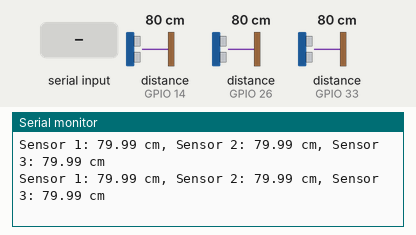
Recording of a sketch running on a simulated ESP32. On the bench: the last lines printed to the serial monitor. Wiring (inferred from the names in the program): 3 × ultrasonic range finder: trigger GPIO 25, echo GPIO 26 / trigger GPIO 27, echo GPIO 14 / trigger GPIO 32, echo GPIO 33. The inputs (shaded band) are chosen by the test bench; at power-on: distance to the obstacle (sensors on GPIO 14, GPIO 26, GPIO 33) 80 cm. The echo pulse lasts 58.3 µs per cm.

Above: at 1.8 s.
1.9 s: "plastic\n" received over the second serial link
At 2.5 s:
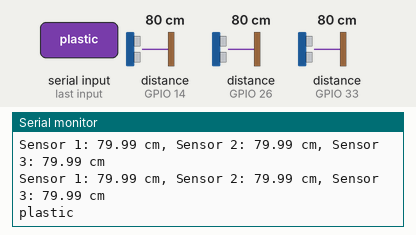
3.5 s: "metal\n" received over the second serial link
At 6.0 s:
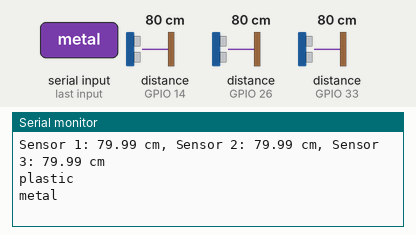
6.5 s: "other\n" received over the second serial link
At 8.4 s:
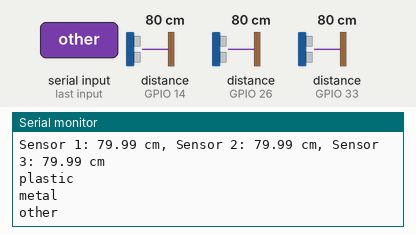
9.5 s: "1\n" received over the second serial link
At 11.4 s:
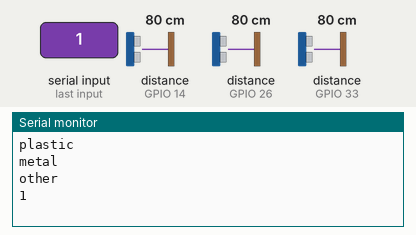
12.5 s: distance to the obstacle (sensor on GPIO 14) set to 2 cm
At 13.9 s:
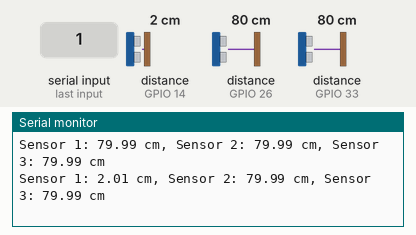
14.0 s: distance to the obstacle (sensor on GPIO 26) set to 2 cm
At 14.4 s:
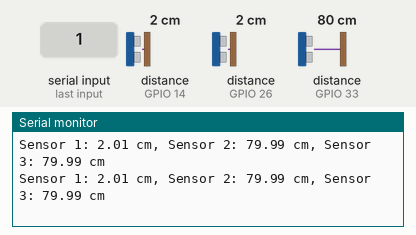
Timing chart, 0 to 16.5 s (numbered marks = the images above; inputs shaded):
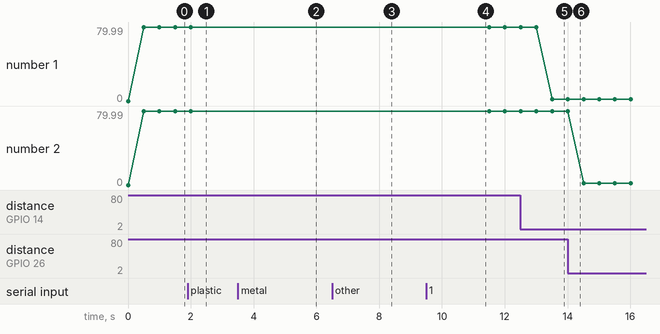

Measured:
- after the input at 1.9 s, the serial monitor: prints a new line after 0.10 s (image 1)
- after the input at 3.5 s, the serial monitor: prints a new line after 1.5 s (image 2)
- after the input at 6.5 s, the serial monitor: prints a new line after 1.5 s (image 3)
- after the input at 9.5 s, the serial monitor: prints a new line after 1.5 s (image 4)
- after the input at 12.5 s, the serial monitor: prints a new line after 1.0 s (image 5)
- plotted number 1: 79.99 → 2.01 after the input at 12.5 s

The sketch:

TrashBin_LCD_LevelSensor.ino
```cpp
#include <Arduino.h>
#include "SensorManager.h"
#include "SystemConfig.h"
#include <HardwareSerial.h>


HardwareSerial esp1Serial(1);
HardwareSerial lcdSerial(2);


// Task Handle
TaskHandle_t sensorTaskHandle = NULL;

// Function Prototypes
void sendLCDCommand(const uint8_t *command, size_t length);
void processAndSendLCDCommands(const UltrasonicReadings &readings);
void processSerialInput();


void setup() {
  // Initialize Serial Monitor
  Serial.begin(115200);
  lcdSerial.begin(115200, SERIAL_8N1, 16, 17);
  esp1Serial.begin(115200, SERIAL_8N1, 18, 19);

  // Initialize Sensors
  initSensors(trigPin1, echoPin1, trigPin2, echoPin2, trigPin3, echoPin3);

  // Create Sensor Task
  xTaskCreate(
    sensorTask,        // Task function
    "Sensor Task",     // Task name
    4096,              // Stack size
    NULL,              // Task parameters
    1,                 // Priority
    &sensorTaskHandle  // Task handle
  );
}

void loop() {
  // Fetch the latest readings
  UltrasonicReadings currentReadings = getUltrasonicReadings();

  // Print readings to Serial Monitor
  Serial.print("Sensor 1: ");
  Serial.print(currentReadings.sensor1Distance);
  Serial.print(" cm, Sensor 2: ");
  Serial.print(currentReadings.sensor2Distance);
  Serial.print(" cm, Sensor 3: ");
  Serial.print(currentReadings.sensor3Distance);
  Serial.println(" cm");

  // Process readings and send commands to the LCD
  processAndSendLCDCommands(currentReadings);

  // Process Serial Input
  processSerialInput();

  vTaskDelay(pdMS_TO_TICKS(500));  // 1-second delay
}

// Function to send commands to the LCD
void sendLCDCommand(const uint8_t *command, size_t length) {
  lcdSerial.write(command, length);
  lcdSerial.flush();  // Ensure the command is sent immediately
}

// Function to process ultrasonic readings and send the appropriate LCD commands
void processAndSendLCDCommands(const UltrasonicReadings &readings) {
  // Process Sensor 1 (Plastic)
  if (readings.sensor1Distance <= LEVEL_FULL || readings.sensor1Distance > LEVEL_EMPTY) {
    sendLCDCommand(plasticRed, sizeof(plasticRed));
  } else if (readings.sensor1Distance <= LEVEL_MID) {
    sendLCDCommand(plasticYellow, sizeof(plasticYellow));
  } else if (readings.sensor1Distance > LEVEL_MID) {
    sendLCDCommand(plasticGreen, sizeof(plasticGreen));
  }

  // Process Sensor 2 (Metal)
  if (readings.sensor2Distance <= LEVEL_FULL || readings.sensor2Distance > LEVEL_EMPTY) {
    sendLCDCommand(metalRed, sizeof(metalRed));
  } else if (readings.sensor2Distance <= LEVEL_MID) {
    sendLCDCommand(metalYellow, sizeof(metalYellow));
  } else if (readings.sensor2Distance > LEVEL_MID) {
    sendLCDCommand(metalGreen, sizeof(metalGreen));
  }

  // Process Sensor 3 (Other)
  if (readings.sensor3Distance <= LEVEL_FULL || readings.sensor3Distance > LEVEL_EMPTY) {
    sendLCDCommand(otherRed, sizeof(otherRed));
  } else if (readings.sensor3Distance <= LEVEL_MID) {
    sendLCDCommand(otherYellow, sizeof(otherYellow));
  } else if (readings.sensor3Distance > LEVEL_MID) {
    sendLCDCommand(otherGreen, sizeof(otherGreen));
  }

}

// Function to process Serial Input for "plastic", "metal", or "other"
void processSerialInput() {
  static String inputBuffer = "";  // Buffer to store serial input
  while (esp1Serial.available()) {
    char incomingChar = esp1Serial.read();
    if (incomingChar == '\n' || incomingChar == '\r') {
      // Process the command when newline or carriage return is detected
      inputBuffer.trim();
      Serial.println(inputBuffer);

      if (inputBuffer.indexOf("plastic") > -1) {
        sendLCDCommand(dialogPlastic, sizeof(dialogPlastic));
        delay(3000);  // Wait for 3 seconds
        sendLCDCommand(dialogNone, sizeof(dialogNone));
      } else if (inputBuffer.indexOf("metal") > -1) {
        sendLCDCommand(dialogMetal, sizeof(dialogMetal));
        delay(3000);  // Wait for 3 seconds
        sendLCDCommand(dialogNone, sizeof(dialogNone));
      } else if (inputBuffer.indexOf("other") > -1) {
        sendLCDCommand(dialogOther, sizeof(dialogOther));
        delay(3000);  // Wait for 3 seconds
        sendLCDCommand(dialogNone, sizeof(dialogNone));
      }

      inputBuffer = "";  // Clear the buffer
    } else {
      inputBuffer += incomingChar;  // Append character to buffer
    }
  }
}
```

SystemConfig.h
```cpp
// Pin definitions for the three sensors
const int trigPin1 = 27;
const int echoPin1 = 14;
const int trigPin2 = 25;
const int echoPin2 = 26;
const int trigPin3 = 32;
const int echoPin3 = 33;

// DWIN Command Sets
// DIALOG HEX
uint8_t dialogNone[] = {0x5A, 0xA5, 0x05, 0x82, 0x55, 0x00, 0x00, 0x00};
uint8_t dialogPlastic[] = {0x5A, 0xA5, 0x05, 0x82, 0x55, 0x00, 0x00, 0x01};
uint8_t dialogMetal[] = {0x5A, 0xA5, 0x05, 0x82, 0x55, 0x00, 0x00, 0x02};
uint8_t dialogOther[] = {0x5A, 0xA5, 0x05, 0x82, 0x55, 0x00, 0x00, 0x03};

// PLASTIC STATUS HEX
uint8_t plasticGreen[] = {0x5A, 0xA5, 0x05, 0x82, 0x55, 0x01, 0x00, 0x04};
uint8_t plasticYellow[] = {0x5A, 0xA5, 0x05, 0x82, 0x55, 0x01, 0x00, 0x05};
uint8_t plasticRed[] = {0x5A, 0xA5, 0x05, 0x82, 0x55, 0x01, 0x00, 0x06};

// METAL STATUS HEX
uint8_t metalGreen[] = {0x5A, 0xA5, 0x05, 0x82, 0x55, 0x02, 0x00, 0x04};
uint8_t metalYellow[] = {0x5A, 0xA5, 0x05, 0x82, 0x55, 0x02, 0x00, 0x05};
uint8_t metalRed[] = {0x5A, 0xA5, 0x05, 0x82, 0x55, 0x02, 0x00, 0x06};

// OTHER STATUS HEX
uint8_t otherGreen[] = {0x5A, 0xA5, 0x05, 0x82, 0x55, 0x03, 0x00, 0x04};
uint8_t otherYellow[] = {0x5A, 0xA5, 0x05, 0x82, 0x55, 0x03, 0x00, 0x05};
uint8_t otherRed[] = {0x5A, 0xA5, 0x05, 0x82, 0x55, 0x03, 0x00, 0x06};


#define LEVEL_FULL    30
#define LEVEL_MID     60
#define LEVEL_EMPTY   100
```

SensorManager.cpp
```cpp
#include "SensorManager.h"

// Pin definitions
static int trigPin1, echoPin1;
static int trigPin2, echoPin2;
static int trigPin3, echoPin3;

// Shared structure to store readings
static volatile UltrasonicReadings readings;

// Mutex for thread-safe access to the readings
SemaphoreHandle_t readingsMutex;

void initSensors(int t1, int e1, int t2, int e2, int t3, int e3) {
    trigPin1 = t1;
    echoPin1 = e1;
    trigPin2 = t2;
    echoPin2 = e2;
    trigPin3 = t3;
    echoPin3 = e3;

    pinMode(trigPin1, OUTPUT);
    pinMode(echoPin1, INPUT);
    pinMode(trigPin2, OUTPUT);
    pinMode(echoPin2, INPUT);
    pinMode(trigPin3, OUTPUT);
    pinMode(echoPin3, INPUT);

    readingsMutex = xSemaphoreCreateMutex(); // Create mutex for thread safety
}

float measureDistance(int trigPin, int echoPin) {
    digitalWrite(trigPin, LOW);
    delayMicroseconds(2);
    digitalWrite(trigPin, HIGH);
    delayMicroseconds(10);
    digitalWrite(trigPin, LOW);

    long duration = pulseIn(echoPin, HIGH);
    return (duration * 0.0343) / 2; // Convert to cm
}

void sensorTask(void *parameter) {
    while (true) {
        // Temporary readings
        float dist1 = measureDistance(trigPin1, echoPin1);

        float dist2 = measureDistance(trigPin2, echoPin2);

        float dist3 = measureDistance(trigPin3, echoPin3);


        // Update shared readings with mutex
        if (xSemaphoreTake(readingsMutex, pdMS_TO_TICKS(100))) {
            readings.sensor1Distance = dist1;
            readings.sensor2Distance = dist2;
            readings.sensor3Distance = dist3;
            xSemaphoreGive(readingsMutex);
        }

        vTaskDelay(pdMS_TO_TICKS(1000)); // Measure every 500ms
    }
}

UltrasonicReadings getUltrasonicReadings() {
    UltrasonicReadings copy;
    if (xSemaphoreTake(readingsMutex, pdMS_TO_TICKS(100))) {
        copy.sensor1Distance = readings.sensor1Distance;
        copy.sensor2Distance = readings.sensor2Distance;
        copy.sensor3Distance = readings.sensor3Distance;
        xSemaphoreGive(readingsMutex);
    }
    return copy;
}
```

SensorManager.h
```cpp
#ifndef SENSOR_MANAGER_H
#define SENSOR_MANAGER_H

#include <Arduino.h>

// Define a structure to hold sensor readings
typedef struct {
    float sensor1Distance;
    float sensor2Distance;
    float sensor3Distance;
} UltrasonicReadings;

// Initialize the sensors
void initSensors(int trig1, int echo1, int trig2, int echo2, int trig3, int echo3);

// Task function to read ultrasonic sensors
void sensorTask(void *parameter);

// Function to get the latest sensor readings
UltrasonicReadings getUltrasonicReadings();

#endif // SENSOR_MANAGER_H
```
